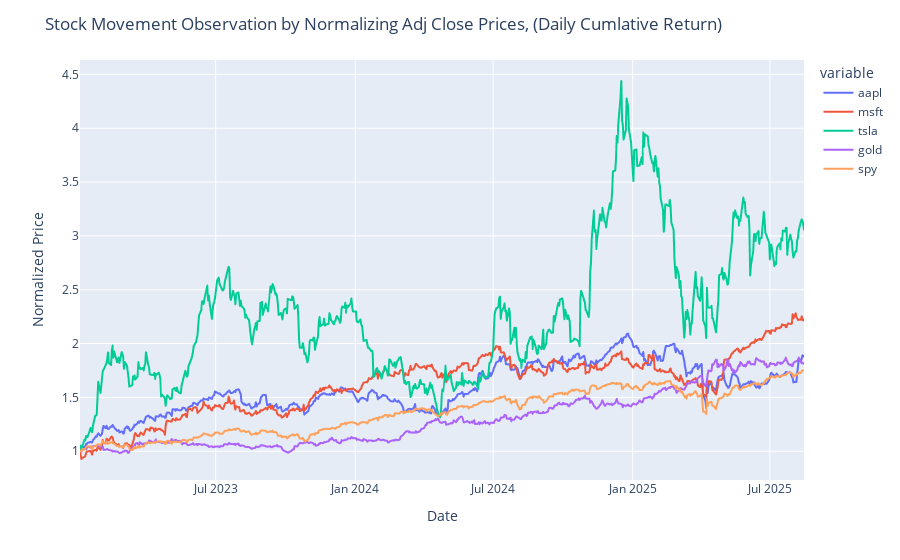

Source (notebook cell):
### Code cell
fig = px.line(norm)
# Edit Layout
fig.update_layout(title = 'Stock Movement Observation by Normalizing Adj Close Prices, (Daily Cumlative Return) ', 
                 xaxis_title = 'Date',
                 yaxis_title = 'Normalized Price'
                 )
fig.show()

### Figure 1 — Plotly figure (JSON) as saved in the notebook; plotly's stock layout.template omitted (floating-point values rounded to 4 significant figures; data arrays with more than 128 entries replaced by an {"elided": "..."} marker saying what was removed)
{"data": [{"hovertemplate": "variable=aapl<br>Date=%{x}<br>value=%{y}<extra></extra>", "legendgroup": "aapl", "line": {"color": "#636efa", "dash": "solid"}, "marker": {"symbol": "circle"}, "mode": "lines", "name": "aapl", "showlegend": true, "type": "scattergl", "x": {"elided": "657 str values"}, "xaxis": "x", "y": {"elided": "657 float values"}, "yaxis": "y"}, {"hovertemplate": "variable=msft<br>Date=%{x}<br>value=%{y}<extra></extra>", "legendgroup": "msft", "line": {"color": "#EF553B", "dash": "solid"}, "marker": {"symbol": "circle"}, "mode": "lines", "name": "msft", "showlegend": true, "type": "scattergl", "x": {"elided": "657 str values"}, "xaxis": "x", "y": {"elided": "657 float values"}, "yaxis": "y"}, {"hovertemplate": "variable=tsla<br>Date=%{x}<br>value=%{y}<extra></extra>", "legendgroup": "tsla", "line": {"color": "#00cc96", "dash": "solid"}, "marker": {"symbol": "circle"}, "mode": "lines", "name": "tsla", "showlegend": true, "type": "scattergl", "x": {"elided": "657 str values"}, "xaxis": "x", "y": {"elided": "657 float values"}, "yaxis": "y"}, {"hovertemplate": "variable=gold<br>Date=%{x}<br>value=%{y}<extra></extra>", "legendgroup": "gold", "line": {"color": "#ab63fa", "dash": "solid"}, "marker": {"symbol": "circle"}, "mode": "lines", "name": "gold", "showlegend": true, "type": "scattergl", "x": {"elided": "657 str values"}, "xaxis": "x", "y": {"elided": "657 float values"}, "yaxis": "y"}, {"hovertemplate": "variable=spy<br>Date=%{x}<br>value=%{y}<extra></extra>", "legendgroup": "spy", "line": {"color": "#FFA15A", "dash": "solid"}, "marker": {"symbol": "circle"}, "mode": "lines", "name": "spy", "showlegend": true, "type": "scattergl", "x": {"elided": "657 str values"}, "xaxis": "x", "y": {"elided": "657 float values"}, "yaxis": "y"}], "layout": {"legend": {"title": {"text": "variable"}, "tracegroupgap": 0}, "margin": {"t": 60}, "title": {"text": "Stock Movement Observation by Normalizing Adj Close Prices, (Daily Cumlative Return) "}, "xaxis": {"anchor": "y", "domain": [0, 1], "title": {"text": "Date"}}, "yaxis": {"anchor": "x", "domain": [0, 1], "title": {"text": "Normalized Price"}}}}
